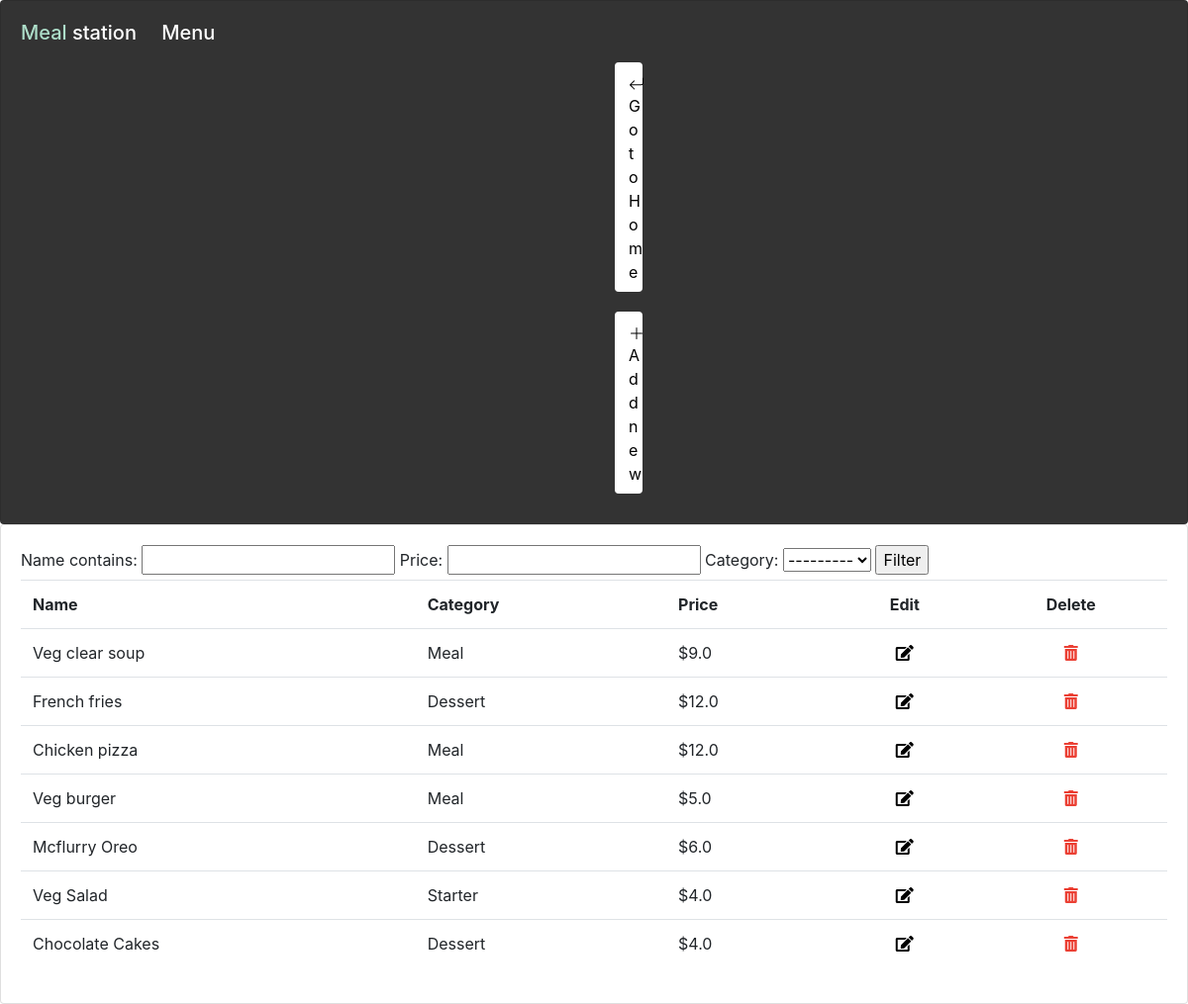
Screenshot of /products/ (signed in) with the database file from the repository.
### home/models.py (models this page shows, shortened)
class Product(models.Model):
    CATEGORY=(
        ('Starter','Starter'),
        ('Meal','Meal'),
        ('Dessert','Dessert'),
        ('Snack','Snack'),
    )
    name=models.CharField(max_length=100,null=True)
    image=models.ImageField(null=True,blank=True)
    price=models.FloatField(null=True)
    category=models.CharField(max_length=100,null=True,choices=CATEGORY)
    description=models.CharField(max_length=100,null=True)
    date_created=models.DateTimeField(auto_now_add=True,null=True)

### home/views.py (the view)
# urls.py: path('products/',views.products,name="products"),
def products(request):
    group=request.user.groups.all()[0].name
    print(group=="customer")
    products=Product.objects.all()
    orders=Order.objects.all()
    filterproduct=ProductFilter(request.GET, queryset=products)
    products=filterproduct.qs
    context={'products':products,'orders':orders,'group':group,'filter':filterproduct}
    return render(request,'home/products.html',context)

### home/templates/home/products.html (shortened to what this page needs)
<!DOCTYPE html>
<html lang="en">
<head>
    <link rel="stylesheet" href="https://stackpath.bootstrapcdn.com/bootstrap/4.3.1/css/bootstrap.min.css">
    <link rel="stylesheet" href="https://use.fontawesome.com/releases/v5.6.1/css/all.css">
</head>
<body>
    <div class="row">
        <div class="col-md">
            <div class="card card-body" style="background-color: #333;">
                <h5 style="color: #fff;"><span style="margin-right: 20px;"><span style="color: #addec9;">Meal</span> station</span>
                 {%block header%}
                    Menu
                    {%endblock%}
                </h5>
                <a class="btn" href="{% url 'home' %}" style="background-color: #fff; border: 2px solid #fff; margin:10px 600px; color: #000;">  Go to Home</a>
                  {% if group == "admin" %}
                  <a class="btn" href="{% url 'addProduct' %}" style="background-color: #fff; border: 2px solid #fff; margin:10px 600px; color: #000;"><svg xmlns="http://www.w3.org/2000/svg" width="16" height="16" fill="currentColor" class="bi bi-plus-lg" viewBox="0 0 16 16">
                    <path fill-rule="evenodd" d="M8 2a.5.5 0 0 1 .5.5v5h5a.5.5 0 0 1 0 1h-5v5a.5.5 0 0 1-1 0v-5h-5a.5.5 0 0 1 0-1h5v-5A.5.5 0 0 1 8 2Z"/>
                  </svg> Add new</a>
                  {% endif %}
            </div>
            <div class="card card-body" >
                {% block table %}
                <form method="GET">
                    {{filter.form}}
                    <input type="Submit" name="Submit" value="Filter">
                </form>
                <table class="table">
                    <tr>
                        <th>Name</th>
                        <th>Category</th>
                        <th>Price</th>
                        {% if group == "customer" %}
                            <th>View</th>
                            <th>Add</th>
                            {% else %}
                            <th style="text-align: center;">Edit</th>
                            <th style="text-align: center;">Delete</th>
                        {% endif %}
                    </tr>
                    {% for product in products %}
                        <tr>
                            <td>{{product.name}}</td>
                            <td>{{product.category}}</td>
                            <td>${{product.price}}</td>
                            {% if group == "customer" %}
                                <td><a href="{% url 'productpage' product.id %}">View item</a></td>
                                <td><a href="{% url 'buynow' product.id %}"><svg style="width: 25px;" xmlns="http://www.w3.org/2000/svg" viewBox="0 0 576 512"><path d="M96 0C107.5 0 117.4 8.19 119.6 19.51L121.1 32H541.8C562.1 32 578.3 52.25 572.6 72.66L518.6 264.7C514.7 278.5 502.1 288 487.8 288H170.7L179.9 336H488C501.3 336 512 346.7 512 360C512 373.3 501.3 384 488 384H159.1C148.5 384 138.6 375.8 136.4 364.5L76.14 48H24C10.75 48 0 37.25 0 24C0 10.75 10.75 0 24 0H96zM272 180H316V224C316 235 324.1 244 336 244C347 244 356 235 356 224V180H400C411 180 420 171 420 160C420 148.1 411 140 400 140H356V96C356 84.95 347 76 336 76C324.1 76 316 84.95 316 96V140H272C260.1 140 252 148.1 252 160C252 171 260.1 180 272 180zM128 464C128 437.5 149.5 416 176 416C202.5 416 224 437.5 224 464C224 490.5 202.5 512 176 512C149.5 512 128 490.5 128 464zM512 464C512 490.5 490.5 512 464 512C437.5 512 416 490.5 416 464C416 437.5 437.5 416 464 416C490.5 416 512 437.5 512 464z"/></svg></a></td>
                                {% else %}
                                <td style="text-align: center;"><a style="color: #000;" href="{% url 'updateProduct' product.id %}"><i class="fas fa-edit"></i></a></td>
                                <td style="text-align: center;"><a style="color: #eb4034;" href="{% url 'deleteProduct' product.id %}"><i class="fas fa-trash-alt"></i></a></td>
                            {% endif %}
                        </tr>
                    {% endfor %}
                </table>
                {% endblock %}
            </div>
        </div>
    </div>
    {% load sweetify %}
</body>
</html>

### rows the page displays
Product: name "Veg clear soup", category "Meal", price "9.0"
Product: name "French fries", category "Dessert", price "12.0"
Product: name "Chicken pizza", category "Meal", price "12.0"
Product: name "Veg burger", category "Meal", price "5.0"
Product: name "Mcflurry Oreo", category "Dessert", price "6.0"
Product: name "Veg Salad", category "Starter", price "4.0"
Product: name "Chocolate Cakes", category "Dessert", price "4.0"
